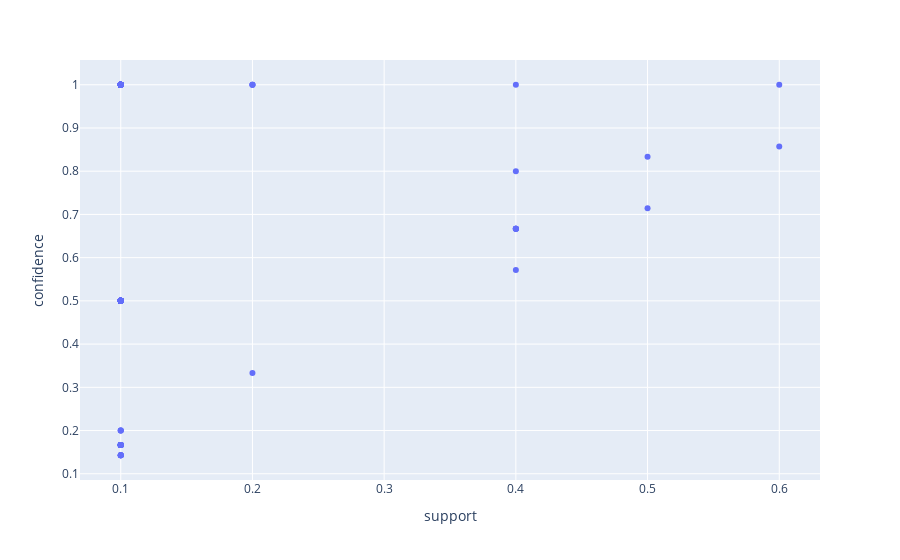

Notebook cell for this chart:
### Code cell
px.scatter(df_asso_rules.iloc[:,2:],x='support',y='confidence')

### Figure 1 — Plotly figure (JSON) as saved in the notebook; plotly's stock layout.template omitted (floating-point values rounded to 4 significant figures; data arrays with more than 128 entries replaced by an {"elided": "..."} marker saying what was removed)
{"data": [{"hovertemplate": "support=%{x}<br>confidence=%{y}<extra></extra>", "legendgroup": "", "marker": {"color": "#636efa", "symbol": "circle"}, "mode": "markers", "name": "", "orientation": "v", "showlegend": false, "type": "scatter", "x": {"elided": "208 float values"}, "xaxis": "x", "y": {"elided": "208 float values"}, "yaxis": "y"}], "layout": {"legend": {"tracegroupgap": 0}, "margin": {"t": 60}, "xaxis": {"anchor": "y", "domain": [0, 1], "title": {"text": "support"}}, "yaxis": {"anchor": "x", "domain": [0, 1], "title": {"text": "confidence"}}}}
